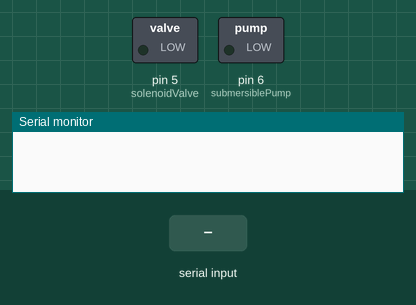
The sketch below on a simulated Arduino Uno, built with avr-gcc and run on an emulated ATmega328P. On the bench: switched loads named in the sketch (green lamp = pin HIGH), the last lines printed to the serial monitor. Inputs (shaded band) come from the test bench.

Above: at 1.2 s.
1.3 s: "1" received over Serial
At 2.3 s:
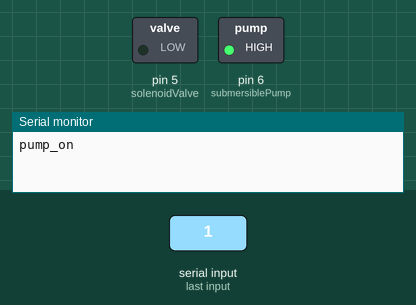
2.8 s: "3" received over Serial
At 3.9 s:
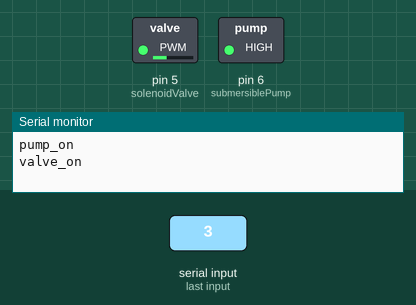
4.8 s: "0" received over Serial
At 6.0 s:
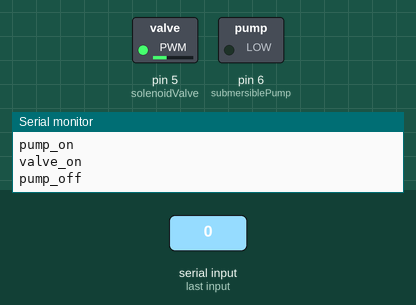
6.3 s: "3" received over Serial
At 6.7 s:
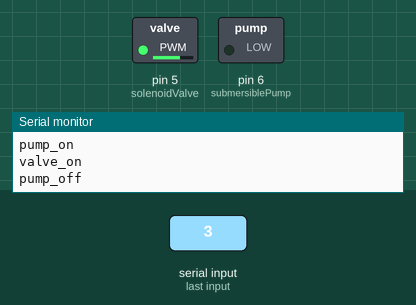
Timing chart, 0 to 9.3 s (numbered marks = the images above; inputs shaded):
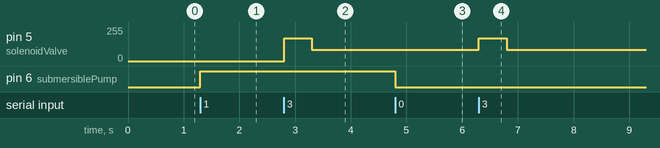

Measured:
- after the input at 1.3 s, pin 6 (submersiblePump): LOW → HIGH at once
- after the input at 2.8 s, pin 5 (solenoidValve): 0/255 → 170/255 at once, → 85/255 0.50 s later
- after the input at 4.8 s, pin 6 (submersiblePump): HIGH → LOW at once
- after the input at 6.3 s, pin 5 (solenoidValve): 85/255 → 170/255 at once, → 85/255 0.50 s later

The sketch:

solenoidTest.ino
```cpp
int trig = 8;
int echo = 9;
int submersiblePump = 6;
int solenoidValve = 5;
char rx_byte = 0;

unsigned long valvePulseTime = 500;
byte valveHighV = 170;
byte valveLowV = 85;

void valveOn(int pin) {
  analogWrite(pin, valveHighV);
  delay(valvePulseTime);
  analogWrite(pin, valveLowV);
}

void setup() {
  pinMode(solenoidValve,OUTPUT);
  pinMode(submersiblePump,OUTPUT);
  Serial.begin(9600);
}

void loop() {
   if (Serial.available() > 0) {    // is a character available?
    rx_byte = Serial.read();       // get the character

    // check if a number was received
    if ((rx_byte >= '0') && (rx_byte <= '9')) {

      if (rx_byte == '0') {
      //Serial.print("Number received: ");
      analogWrite(submersiblePump, 0);
      Serial.println("pump_off");
      }
      if (rx_byte == '1') {
     // Serial.print("Number received: ");
      Serial.println("pump_on");
      digitalWrite(submersiblePump,HIGH);
      }
      if (rx_byte == '2') {
     // Serial.print("Number received: ");
      Serial.println("valve_0ff");
      analogWrite(solenoidValve,0);
      }
       if (rx_byte == '3') {
        valveOn(solenoidValve);
     // Serial.print("Number received: ");
      Serial.println("valve_on");
      }

    }
    else {
      Serial.println("Not a number");
    }
  } // end: if (Serial.available() > 0)

}
```
